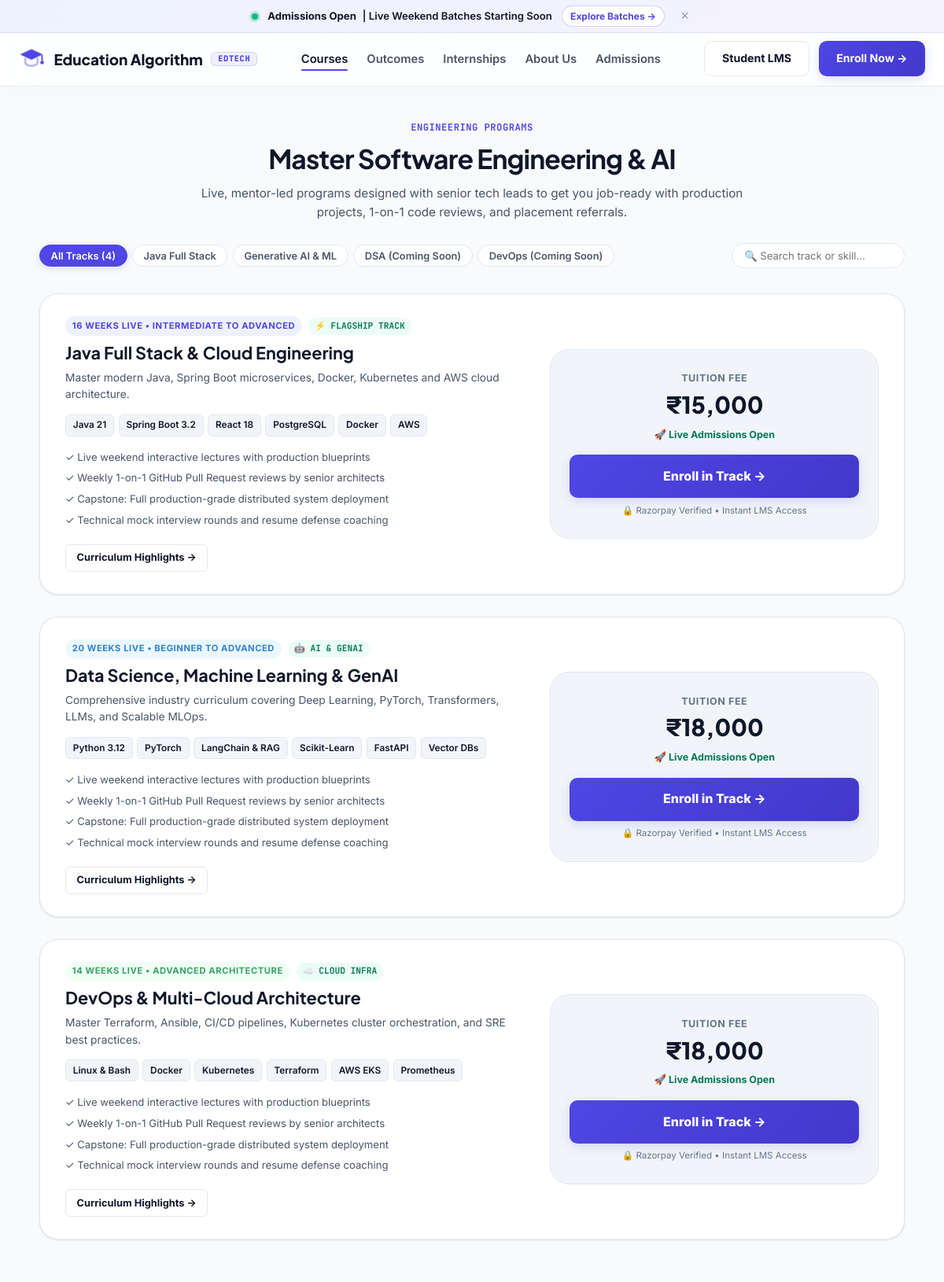
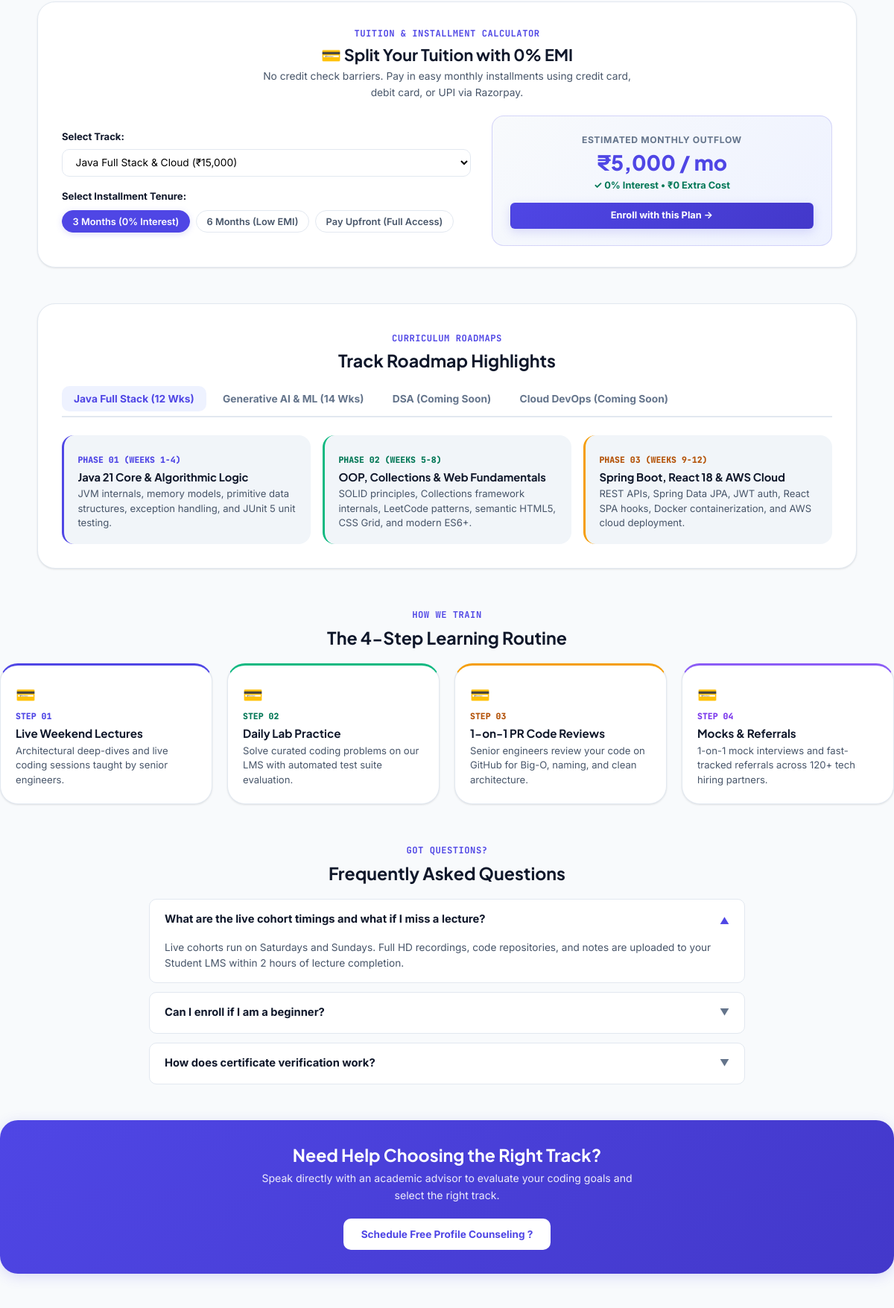
/courses.php (upper part), run on the app's committed database (2 pictures, top to bottom).
### tables this page shows
CREATE TABLE `courses` (
  `id` int(11) NOT NULL AUTO_INCREMENT,
  `title` varchar(150) NOT NULL,
  `slug` varchar(180) DEFAULT NULL,
  `description` text DEFAULT NULL,
  `level` varchar(50) DEFAULT 'Beginner to Advanced',
  `duration` varchar(50) DEFAULT '12 Weeks',
  `price` int(11) NOT NULL DEFAULT 15000,
  `status` varchar(20) NOT NULL DEFAULT 'published',
  `published_at` datetime DEFAULT NULL,
  `created_at` timestamp NOT NULL DEFAULT current_timestamp(),
  `updated_at` timestamp NOT NULL DEFAULT current_timestamp() ON UPDATE current_timestamp(),
  PRIMARY KEY (`id`),
  KEY `idx_courses_status` (`status`)
);

### courses.php (the view, shortened to what the rows shown need)
<?php
require_once __DIR__ . '/config.php';
require_once __DIR__ . '/includes/course-service.php';
$courses = CourseService::getPublicCourses();
?>
<!DOCTYPE html>
<html lang="en">
<head>
  <link rel="stylesheet" href="css/chatbot.css?v=5.0.0">
</head>
<body>
  <div class="container">
    <div class="page-header-box">
      <h1>Master Software Engineering & AI</h1>
    </div>
    <main class="course-grid" id="courseGrid">
      <?php if (empty($courses)): ?>
        <div style="grid-column: 1 / -1; text-align: center; padding: 4rem 2rem; background: #ffffff; border-radius: var(--radius-xl); border: 1.5px solid var(--border);">
            <span style="font-size: 3rem; display: block; margin-bottom: 1rem;">📚</span>
            <h3 style="font-size: 1.4rem; font-weight: 800; color: var(--text-primary); margin-bottom: 0.5rem;">New Engineering Programs Coming Soon</h3>
            <p style="color: var(--text-secondary); font-size: 0.95rem;">Curriculum is currently being synthesized. Check back shortly!</p>
        </div>
      <?php else: ?>
        <?php
        $chipsMap = [
            1 => ['Java 21', 'Spring Boot 3.2', 'React 18', 'PostgreSQL', 'Docker', 'AWS'],
            2 => ['Python 3.12', 'PyTorch', 'LangChain & RAG', 'Scikit-Learn', 'FastAPI', 'Vector DBs'],
            3 => ['Linux & Bash', 'Docker', 'Kubernetes', 'Terraform', 'AWS EKS', 'Prometheus'],
            13 => ['SEO Audits', 'Google Ads', 'Meta Performance', 'GA4 Analytics', 'Conversion Rate', 'Growth Funnels']
        ];
        $tagColorMap = [
            0 => ['bg' => 'var(--primary-light)', 'color' => 'var(--primary)', 'badge' => '⚡ FLAGSHIP TRACK'],
            1 => ['bg' => '#ebf8ff', 'color' => '#3182ce', 'badge' => '🤖 AI & GENAI'],
            2 => ['bg' => '#f0fff4', 'color' => '#38a169', 'badge' => '☁️ CLOUD INFRA'],
            3 => ['bg' => '#fdf4ff', 'color' => '#86198f', 'badge' => '🚀 GROWTH TRACK']
        ];
        foreach ($courses as $idx => $c):
            $cId = (int)$c['id'];
            $theme = $tagColorMap[$idx % count($tagColorMap)];
            $chips = $chipsMap[$cId] ?? ['Production Architecture', 'Live Mentorship', 'CI/CD Lab', 'Microservices', 'Clean Code'];
            $priceFormatted = number_format((int)$c['price']);
        ?>
        <article class="course-card" data-category="all" data-title="<?= htmlspecialchars($c['title'], ENT_QUOTES) ?>">
          <div>
            <div style="display: flex; gap: 0.5rem; align-items: center; margin-bottom: 0.5rem; flex-wrap: wrap;">
              <span class="course-tag" style="background: <?= $theme['bg'] ?>; color: <?= $theme['color'] ?>;">
                <?= htmlspecialchars($c['duration'] ?? '12 Weeks Live') ?> &bull; <?= htmlspecialchars($c['level'] ?? 'Intermediate') ?>
              </span>
              <span style="background: #ecfdf5; color: #047857; font-size: 0.7rem; font-weight: 700; padding: 0.15rem 0.5rem; border-radius: var(--radius-full); font-family: var(--font-mono);">
                <?= $theme['badge'] ?>
              </span>
            </div>
            <h2><?= htmlspecialchars($c['title']) ?></h2>
            <p>
              <?= htmlspecialchars($c['description'] ?: 'Hands-on engineering curriculum featuring live architectural blueprints, weekly 1-on-1 mentor pull request reviews, and production microservices labs.') ?>
            </p>
            <div class="chips-row">
              <?php foreach ($chips as $ch): ?>
                <span class="chip"><?= htmlspecialchars($ch) ?></span>
              <?php endforeach; ?>
            </div>
            <ul class="features-list">
              <li>&#10003; Live weekend interactive lectures with production blueprints</li>
              <li>&#10003; Weekly 1-on-1 GitHub Pull Request reviews by senior architects</li>
              <li>&#10003; Capstone: Full production-grade distributed system deployment</li>
              <li>&#10003; Technical mock interview rounds and resume defense coaching</li>
            </ul>
            <div style="display: flex; gap: 0.5rem; flex-wrap: wrap; margin-top: 0.75rem;">
              <a href="enrollment-preview.php?course_id=<?= $cId ?>" class="btn btn-secondary btn-sm">
                Curriculum Highlights &rarr;
              </a>
            </div>
          </div>
          <div class="course-pricing-box">
            <div style="font-size: 0.78rem; color: var(--text-muted); text-transform: uppercase; font-weight: 700; letter-spacing: 0.05em;">Tuition Fee</div>
            <div class="price-value">&#8377;<?= $priceFormatted ?></div>
            <div style="font-size: 0.78rem; color: var(--success-text); font-weight: 700; margin: 0.25rem 0 1rem;">&#128640; Live Admissions Open</div>
            <a href="enroll.php?course_id=<?= $cId ?>" class="btn btn-primary btn-lg" style="width: 100%; margin-bottom: 0.4rem; justify-content: center; font-weight: 800;">
              Enroll in Track &rarr;
            </a>
            <div style="font-size: 0.72rem; color: var(--text-muted);">&#128274; Razorpay Verified &bull; Instant LMS Access</div>
          </div>
        </article>
        <?php endforeach; ?>
      <?php endif; ?>
    </main>
    <div id="curriculumSummary" class="matrix-card" style="margin-bottom: 3rem;">
      <div style="text-align: center; margin-bottom: 1.25rem;">
        <h2 style="font-size: 1.45rem; margin-top: 0.25rem;">Track Roadmap Highlights</h2>
      </div>
    </div>
    </div>
    <div style="text-align: center; margin-bottom: 1.25rem;">
      <h2 style="font-size: 1.45rem; margin-top: 0.25rem;">The 4-Step Learning Routine</h2>
    </div>
    <div style="max-width: 800px; margin: 0 auto 3rem;">
      <div style="text-align: center; margin-bottom: 1.25rem;">
        <h2 style="font-size: 1.45rem; margin-top: 0.25rem;">Frequently Asked Questions</h2>
      </div>
    </div>
    <div style="background: linear-gradient(135deg, var(--primary), var(--primary-hover)); border-radius: var(--radius-xl); padding: 2rem 1.5rem; color: #fff; text-align: center; margin-bottom: 3rem; box-shadow: 0 4px 18px var(--primary-glow);">
      <h2 style="font-size: 1.45rem; color: #fff; margin-bottom: 0.4rem;">Need Help Choosing the Right Track?</h2>
    </div>
</body>
</html>

### data on the page
courses: duration "16 WEEKS LIVE", level "INTERMEDIATE TO ADVANCED", badge "⚡ FLAGSHIP TRACK", title "Java Full Stack & Cloud Engineering", description "Master modern Java, Spring Boot microservices, Docker, Kubernetes and AWS cloud architecture.", id "Java 21", id "Spring Boot 3.2", id "React 18", id "PostgreSQL", id "Docker", id "AWS", price "15,000"
courses: duration "20 WEEKS LIVE", level "BEGINNER TO ADVANCED", badge "🤖 AI & GENAI", title "Data Science, Machine Learning & GenAI", description "Comprehensive industry curriculum covering Deep Learning, PyTorch, Transformers, LLMs, and Scalable MLOps.", id "Python 3.12", id "PyTorch", id "LangChain & RAG", id "Scikit-Learn", id "FastAPI", id "Vector DBs", price "18,000"
courses: duration "14 WEEKS LIVE", level "ADVANCED ARCHITECTURE", badge "☁️ CLOUD INFRA", title "DevOps & Multi-Cloud Architecture", description "Master Terraform, Ansible, CI/CD pipelines, Kubernetes cluster orchestration, and SRE best practices.", id "Linux & Bash", id "Docker", id "Kubernetes", id "Terraform", id "AWS EKS", id "Prometheus", price "18,000"
